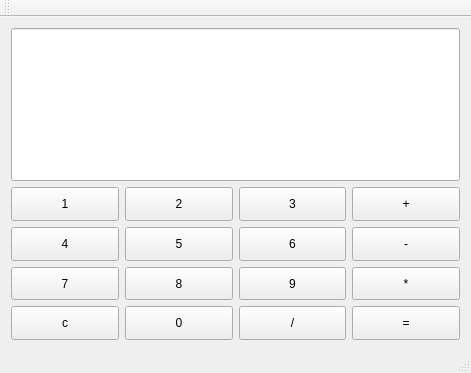
<?xml version="1.0" encoding="UTF-8"?>
<ui version="4.0">
 <class>caluclator</class>
 <widget class="QMainWindow" name="caluclator">
  <property name="geometry">
   <rect>
    <x>0</x>
    <y>0</y>
    <width>471</width>
    <height>373</height>
   </rect>
  </property>
  <property name="windowTitle">
   <string>caluclator</string>
  </property>
  <widget class="QWidget" name="centralWidget">
   <layout class="QVBoxLayout" name="verticalLayout">
    <item>
     <widget class="QLineEdit" name="lineEdit">
      <property name="sizePolicy">
       <sizepolicy hsizetype="Expanding" vsizetype="Preferred">
        <horstretch>0</horstretch>
        <verstretch>0</verstretch>
       </sizepolicy>
      </property>
     </widget>
    </item>
    <item>
     <layout class="QGridLayout" name="gridLayout_2">
      <property name="sizeConstraint">
       <enum>QLayout::SetMaximumSize</enum>
      </property>
      <item row="2" column="1">
       <widget class="QPushButton" name="push8">
        <property name="sizePolicy">
         <sizepolicy hsizetype="Minimum" vsizetype="Preferred">
          <horstretch>0</horstretch>
          <verstretch>0</verstretch>
         </sizepolicy>
        </property>
        <property name="text">
         <string>8</string>
        </property>
       </widget>
      </item>
      <item row="3" column="0">
       <widget class="QPushButton" name="pushc">
        <property name="sizePolicy">
         <sizepolicy hsizetype="Minimum" vsizetype="Preferred">
          <horstretch>0</horstretch>
          <verstretch>0</verstretch>
         </sizepolicy>
        </property>
        <property name="text">
         <string>c</string>
        </property>
       </widget>
      </item>
      <item row="1" column="0">
       <widget class="QPushButton" name="push4">
        <property name="sizePolicy">
         <sizepolicy hsizetype="Minimum" vsizetype="Preferred">
          <horstretch>0</horstretch>
          <verstretch>0</verstretch>
         </sizepolicy>
        </property>
        <property name="text">
         <string>4</string>
        </property>
       </widget>
      </item>
      <item row="2" column="0">
       <widget class="QPushButton" name="push7">
        <property name="sizePolicy">
         <sizepolicy hsizetype="Minimum" vsizetype="Preferred">
          <horstretch>0</horstretch>
          <verstretch>0</verstretch>
         </sizepolicy>
        </property>
        <property name="text">
         <string>7</string>
        </property>
       </widget>
      </item>
      <item row="2" column="3">
       <widget class="QPushButton" name="pushmul">
        <property name="sizePolicy">
         <sizepolicy hsizetype="Minimum" vsizetype="Preferred">
          <horstretch>0</horstretch>
          <verstretch>0</verstretch>
         </sizepolicy>
        </property>
        <property name="text">
         <string>*</string>
        </property>
       </widget>
      </item>
      <item row="3" column="1">
       <widget class="QPushButton" name="push0">
        <property name="sizePolicy">
         <sizepolicy hsizetype="Minimum" vsizetype="Preferred">
          <horstretch>0</horstretch>
          <verstretch>0</verstretch>
         </sizepolicy>
        </property>
        <property name="text">
         <string>0</string>
        </property>
       </widget>
      </item>
      <item row="0" column="2">
       <widget class="QPushButton" name="push3">
        <property name="sizePolicy">
         <sizepolicy hsizetype="Minimum" vsizetype="Preferred">
          <horstretch>0</horstretch>
          <verstretch>0</verstretch>
         </sizepolicy>
        </property>
        <property name="text">
         <string>3</string>
        </property>
       </widget>
      </item>
      <item row="1" column="1">
       <widget class="QPushButton" name="push5">
        <property name="sizePolicy">
         <sizepolicy hsizetype="Minimum" vsizetype="Preferred">
          <horstretch>0</horstretch>
          <verstretch>0</verstretch>
         </sizepolicy>
        </property>
        <property name="text">
         <string>5</string>
        </property>
       </widget>
      </item>
      <item row="3" column="2">
       <widget class="QPushButton" name="pushdiv">
        <property name="sizePolicy">
         <sizepolicy hsizetype="Minimum" vsizetype="Preferred">
          <horstretch>0</horstretch>
          <verstretch>0</verstretch>
         </sizepolicy>
        </property>
        <property name="text">
         <string>/</string>
        </property>
       </widget>
      </item>
      <item row="3" column="3">
       <widget class="QPushButton" name="pusheqe">
        <property name="sizePolicy">
         <sizepolicy hsizetype="Minimum" vsizetype="Preferred">
          <horstretch>0</horstretch>
          <verstretch>0</verstretch>
         </sizepolicy>
        </property>
        <property name="text">
         <string>=</string>
        </property>
       </widget>
      </item>
      <item row="1" column="3">
       <widget class="QPushButton" name="pushsub">
        <property name="sizePolicy">
         <sizepolicy hsizetype="Minimum" vsizetype="Preferred">
          <horstretch>0</horstretch>
          <verstretch>0</verstretch>
         </sizepolicy>
        </property>
        <property name="text">
         <string>-</string>
        </property>
       </widget>
      </item>
      <item row="1" column="2">
       <widget class="QPushButton" name="push6">
        <property name="sizePolicy">
         <sizepolicy hsizetype="Minimum" vsizetype="Preferred">
          <horstretch>0</horstretch>
          <verstretch>0</verstretch>
         </sizepolicy>
        </property>
        <property name="text">
         <string>6</string>
        </property>
       </widget>
      </item>
      <item row="0" column="3">
       <widget class="QPushButton" name="pushadd">
        <property name="sizePolicy">
         <sizepolicy hsizetype="Minimum" vsizetype="Preferred">
          <horstretch>0</horstretch>
          <verstretch>0</verstretch>
         </sizepolicy>
        </property>
        <property name="text">
         <string>+</string>
        </property>
       </widget>
      </item>
      <item row="0" column="0">
       <widget class="QPushButton" name="push1">
        <property name="sizePolicy">
         <sizepolicy hsizetype="Minimum" vsizetype="Preferred">
          <horstretch>0</horstretch>
          <verstretch>0</verstretch>
         </sizepolicy>
        </property>
        <property name="text">
         <string>1</string>
        </property>
       </widget>
      </item>
      <item row="2" column="2">
       <widget class="QPushButton" name="push9">
        <property name="sizePolicy">
         <sizepolicy hsizetype="Minimum" vsizetype="Preferred">
          <horstretch>0</horstretch>
          <verstretch>0</verstretch>
         </sizepolicy>
        </property>
        <property name="text">
         <string>9</string>
        </property>
       </widget>
      </item>
      <item row="0" column="1">
       <widget class="QPushButton" name="push2">
        <property name="sizePolicy">
         <sizepolicy hsizetype="Minimum" vsizetype="Preferred">
          <horstretch>0</horstretch>
          <verstretch>0</verstretch>
         </sizepolicy>
        </property>
        <property name="text">
         <string>2</string>
        </property>
       </widget>
      </item>
     </layout>
    </item>
   </layout>
  </widget>
  <widget class="QMenuBar" name="menuBar">
   <property name="geometry">
    <rect>
     <x>0</x>
     <y>0</y>
     <width>471</width>
     <height>25</height>
    </rect>
   </property>
  </widget>
  <widget class="QToolBar" name="mainToolBar">
   <attribute name="toolBarArea">
    <enum>TopToolBarArea</enum>
   </attribute>
   <attribute name="toolBarBreak">
    <bool>false</bool>
   </attribute>
  </widget>
  <widget class="QStatusBar" name="statusBar"/>
 </widget>
 <layoutdefault spacing="6" margin="11"/>
 <resources/>
 <connections/>
</ui>
